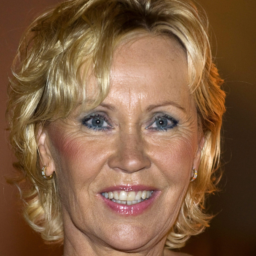
#> input picture Immagini/volto1.png, 256 x 256 px
$ jupyter execute --allow-errors Guida.ipynb
#> lines starting #> are read from the running program, lines starting #| are printed output that depends on the picture
### Librerie/bitop.py
# -*- coding: utf-8 -*-
"""
Functions to get and set bit-planes.
Created on Tue Mar 23 17:25:56 2021

@author: Davide
"""

def bitget(x, index):
    """
    Returns the values of the bits at a given position of a unsigned integer array.

    Parameters
    ----------
    x : unsigned integer array
        Extract the bit-plane from this array.
    index : int
        Posizion of bit-plane to extract.
        It must be less than number of bits in the integer class of x.

    Returns
    -------
    boolean array of the same shape of x
        Extracted bit-plane.
    """

    import numpy
    if x.dtype not in [numpy.uint8, numpy.uint16, numpy.uint32, numpy.uint64]:
        raise ValueError("Only uint8, uint16, uint32, and uint64 are supported as dtype!")
    return (x & (1 << index)) != 0

# [38 lines left out: function bitset, not called in this run]


### Guida.ipynb
#Funzioni di lettura/visualizzazione/salvataggio

[cell 1]
#Leggere i dati da un'immagine formato jpeg, tif, png
import skimage.io as io
x = io.imread('./Immagini/volto1.png')
#> x is the input picture: shape (256, 256, 3); mean R, G, B 129.1, 94.4, 65.8

[cell 2]
#Leggere i dati da un'file .y
import numpy as np
#> (the rest of this cell did not finish here and is left out)

[cell 3]
#Visualizzare immagine
import matplotlib.pyplot as plt
plt.figure()
plt.imshow(x, clim=[0,255], cmap='gray')

[cell 4]
#Visualizzare componenti RGB separate
import matplotlib.pyplot as plt
r=x[:,:,0]
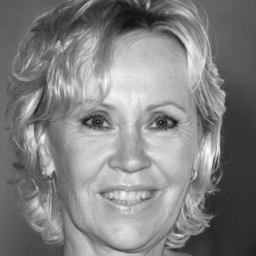
#> r: shape (256, 256); min 16, max 252, mean 129.1
g=x[:,:,1]
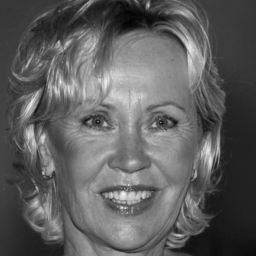
#> g: shape (256, 256); min 1, max 252, mean 94.4
b=x[:,:,2]
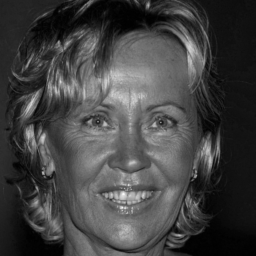
#> b: shape (256, 256); min 0, max 249, mean 65.8
plt.figure()
plt.subplot(1,3,1)
plt.title('Componente Red');plt.imshow(r, cmap='gray', clim=None)
plt.subplot(1,3,2)
plt.title('Componente Green');plt.imshow(g, cmap='gray', clim=None)
plt.subplot(1,3,3)
plt.title('Componente Blue');plt.imshow(b, cmap='gray', clim=None)
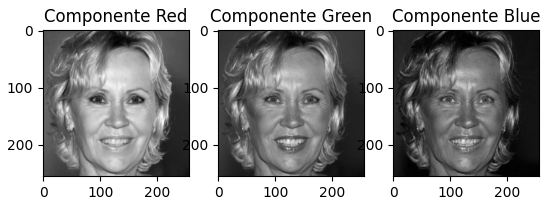
#> figure drawn by matplotlib, 3 panels

[cell 5]
#Ricomporre immagine a partite dalle componenti RGB
import numpy as np
y = np.stack((r,g,b), -1)

[cell 6]
#Visualizzare Istogramma
import matplotlib.pyplot as plt
plt.figure()
plt.hist(x.flatten(), bins=256)
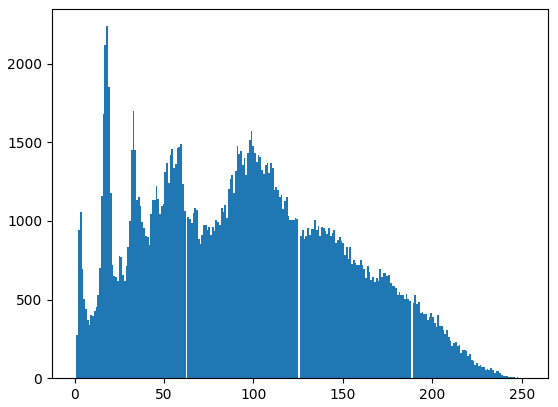
#> figure drawn by matplotlib, 1 panel; tallest bar 2238 high, from x = 17.72 to 18.7

[cell 7]
#Visualizzare bitplane del bit i-esimo (7 MSB - 0 LSB)
import sys
sys.path.append('./Librerie')  # Add the path to the custom library
import numpy as np
import bitop as bo
x = bo.bitget(np.uint8(x),7)
#> in bitget, `return (x & (1 << index)) != 0`:
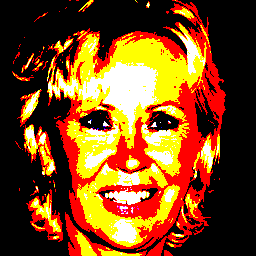
#> returned value: shape (256, 256, 3) bool; mean of channels 0, 1, 2 0.494, 0.285, 0.0993; drawn as R, G, B

#Settare bitplane
#> (the rest of this cell did not finish here and is left out)

[cell 8]
#Salvare immagine in jpeg
import skimage.io as io
io.imsave('immagine.jpg', x, quality=70) #fattore di compressione del 30%
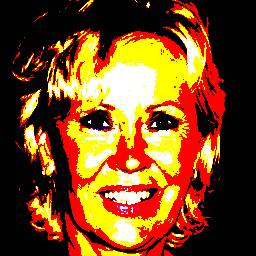
#> saved as immagine.jpg: shape (256, 256, 3); mean R, G, B 121.7, 74.8, 32.4

[cell 9]
#Salvare immagine formato .y
np.uint8(x).tofile('immagine.y')

#> (a cell that did not finish here is left out)

#Funzioni per generare artefatti

[cell 11]
#Aggiungere WGN ad un'immagine
import numpy as np
d=25
#> (the rest of this cell did not finish here and is left out)

[cell 12]
#Aggiungere rumore sale e pepe
from skimage.util import random_noise
y = random_noise(x/255, 's&p', amount = 0.2) #importante che x sia normalizzata
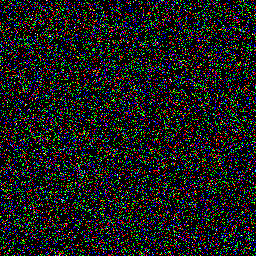
#> y: shape (256, 256, 3) float64; mean R, G, B 0.1, 0.104, 0.101

#Metodo alternativo
p=0.2
val = np.random.rand(*x.shape)
msk1 = val<p
msk2 = (2*val)<p
y = np.copy(x)
y[msk1]=255
y[msk2]=0
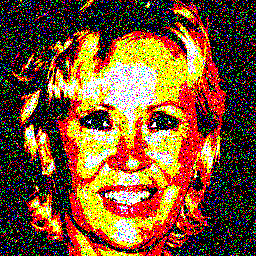
#> y: shape (256, 256, 3) bool; mean R, G, B 0.495, 0.326, 0.18

#Filtraggio nel dominio spaziale

[cell 13]
#Edge detection con gradiente
import scipy.ndimage as ndi
#calcolo derivata prima rispetto a m
m1= np.array([[-1,-1,-1],[0,0,0],[1,1,1]])
#calcolo derivata seconda rispetto a n
m2= np.array([[-1,0,1],[-1,0,1],[-1,0,1]])
#> (the rest of this cell did not finish here and is left out)

#Operazioni nel dominio della frequenza

[cell 14]
#Trasformata DFT
import numpy as np
import matplotlib.pyplot as plt
X = np.fft.fftshift(np.fft.fft2(x))
plt.figure()
plt.imshow(np.log( 1 + np.abs(X))>10, clim=None, cmap='gray', extent=[-0.5,0.5,-0.5,0.5]) #visualizzazione
plt.title('trasformata')

[cell 15]
#Trasformata di immagini a colori
import numpy as np
X = np.fft.fftshift(np.fft.fft2(x)) #restituisce un'array di trasformate

[cell 16]
#Antitrasformata IDFT
import numpy as np
#> (the rest of this cell did not finish here and is left out)

[cell 17]
#Generazione di un filtro nel dominio delle frequenza
import numpy as np
#> (the rest of this cell did not finish here and is left out)

[cell 18]
#Filtraggio in frequenza di immagini a colori
import numpy as np
#> (the rest of this cell did not finish here and is left out)

#Funzioni per Enhancement

[cell 19]
#Equalizzazione Istogramma
from skimage.exposure import equalize_hist
y= equalize_hist(x)
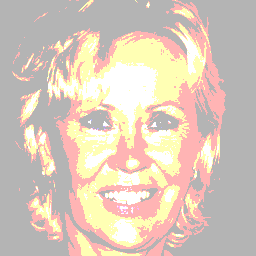
#> y: shape (256, 256, 3) float64; mean R, G, B 0.852, 0.791, 0.736

[cell 20]
#Ottenere il Full Scale Histogram Stretch per una data immagine
import numpy as np
x_max = np.max(x); x_min = np.min(x);
#> after `x_max = np.max(x)`: x_max = True
#> after `x_min = np.min(x)`: x_min = False
#> (the rest of this cell did not finish here and is left out)

[cell 21]
#Eliminare difetti isolati
import scipy.ndimage as ndi
k=10 #dim finestra
#> (the rest of this cell did not finish here and is left out)

[cell 22]
#Filtro gaussiano per ottenere effetto blurring
import scipy.ndimage as ndi
k=3 #varianza
#> (the rest of this cell did not finish here and is left out)

#Funzionalità specifiche Python

[cell 23]
#Mostrare dati su plot
import matplotlib.pyplot as plt
plt.figure()
plt.plot(['a','b', 'c'],[1,20,3], label='prova plot')
#plt.bar(['a','b', 'c'],[1,20,3], label='prova plot')
plt.legend()
plt.xlabel('ordinate')
plt.ylabel('ascisse')

[cell 24]
#Ciclo for con indice ed iterator
for idx,item in enumerate ([3,5,7]):
    print(f"Alla posizione {idx} troviamo valore {item}")

[cell 25]
#Definire una soglia data la percentuale di valori che non devono superarla
import numpy as np
#> (the rest of this cell did not finish here and is left out)

[cell 26]
#Trasformare Maschera 2D in 3D
h = np.ones((k,k))
H = np.expand_dims(h,-1)
print(H)

#Funzioni per il calcolo di dati

[cell 27]
#Calcolo dell'MSE
import numpy as np
y= x**2 #elaborazione specifica di x
mse = np.mean( (x - y)**2 )
#> mse = 0
print(mse)
#| 0.0

$ run again, with Immagini/volto2.png copied over Immagini/volto1.png
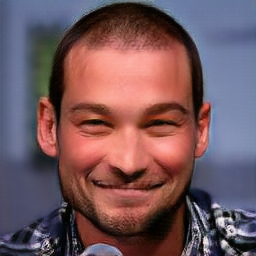
#> input picture Immagini/volto2.png, 256 x 256 px
#> x is the input picture: shape (256, 256, 3); mean R, G, B 115.7, 87.1, 93.2
#> `io.imsave('immagine.jpg', x, quality=70)`:
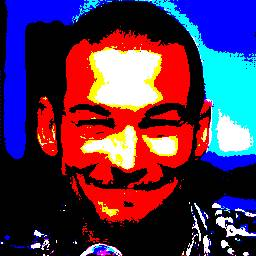
#> saved as immagine.jpg: shape (256, 256, 3); mean R, G, B 82.4, 52.2, 82.6
#> `y= equalize_hist(x)`:
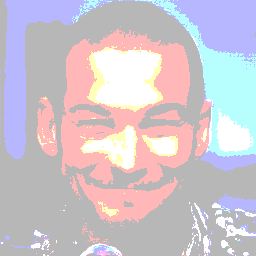
#> y: shape (256, 256, 3) float64; mean R, G, B 0.811, 0.776, 0.81
#> x_max = True
#> x_min = False
#> mse = 0
#| 0.0

$ run again, with Immagini/volto3.png copied over Immagini/volto1.png
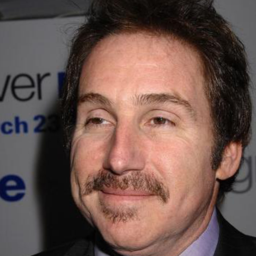
#> input picture Immagini/volto3.png, 256 x 256 px
#> x is the input picture: shape (256, 256, 3); mean R, G, B 109, 84.8, 78.2
#> `y= equalize_hist(x)`:
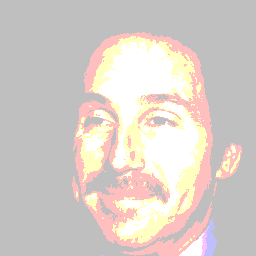
#> y: shape (256, 256, 3) float64; mean R, G, B 0.845, 0.81, 0.787
#> x_max = True
#> x_min = False
#> mse = 0
#| 0.0
